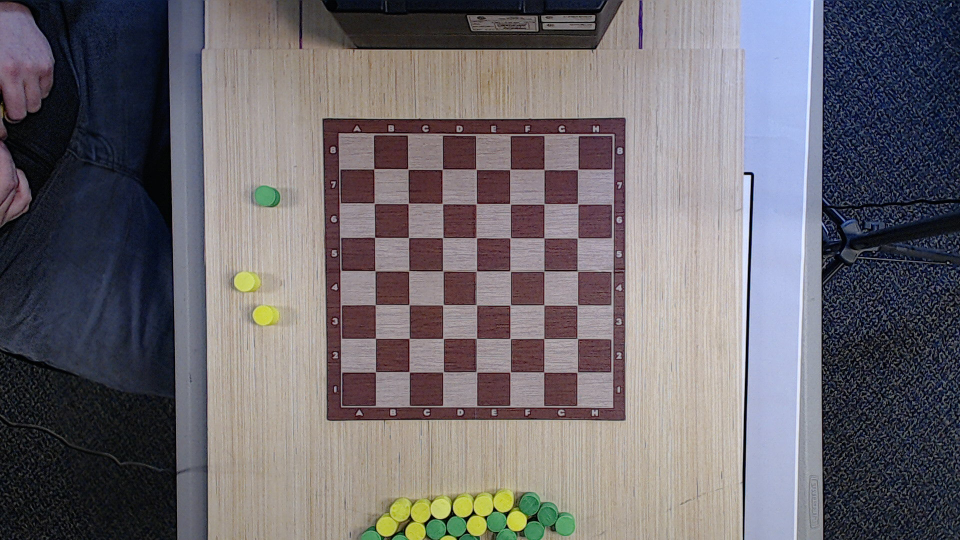
#> input picture my_photo-58.jpg, 1920 x 1080 px (shown at 1/2 size)
$ python -i detection.py   (imports and definitions only)
#> lines starting #> are read from the running program, lines starting #| are printed output that depends on the picture; after the words box and inside, x2 and y2 are one past the last pixel; in counts of white or black regions, pixels touching at a corner belong together
#> further down, picture is the input picture: shape (1080, 1920, 3); mean B, G, R 110, 104.9, 109.3
import cv2
import numpy as np
import math
import sys
from matplotlib import pyplot as plt

# [98 lines left out: functions find_dominant_color, find_distance, sort_squares, sort_squares_by_y, sort_squares_by_x, not called in this run]

def angle_cos(p0, p1, p2):
    d1, d2 = (p0-p1).astype('float'), (p2-p1).astype('float')
    return abs(np.dot(d1, d2) / np.sqrt( np.dot(d1, d1) * np.dot(d2, d2)))

def find_circles(orig_img):
    img_max_y = orig_img.shape[0]
#> img_max_y = 1080
    img_max_x = orig_img.shape[1]
#> img_max_x = 1920

    x_slice1 = int(0.25 * img_max_x)
#> x_slice1 = 480
    x_slice2 = int(0.75 * img_max_x)
#> x_slice2 = 1440

    cropped = orig_img[0: img_max_y, x_slice1: x_slice2]
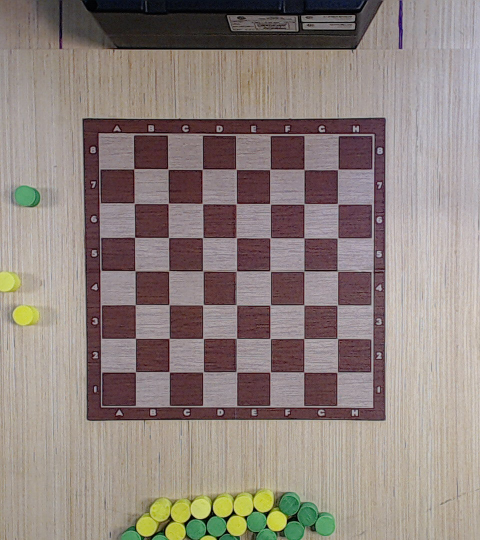
#> cropped: shape (1080, 960, 3) (shown at 1/2 size); mean B, G, R 125.6, 131, 143.5

    hsv_img = cv2.cvtColor(cropped, cv2.COLOR_BGR2HSV)
#> hsv_img: shape (1080, 960, 3); mean H, S, V 77.7, 48, 144.9
    #lower_yellow = np.array([30,255,200]) # 200 200 0 RGB
    #upper_yellow = np.array([30,155,255])  # 255 255 100 RGB


    # lower green RGB - 25, 150, 50
    # upper green RGB - 80, 210, 120

    # lower green HSV - 66, 212, 150
    # upper green HSV - 69, 158, 210

    # lower red RGB - 145, 0, 0
    # upper red RGB - 180, 5, 10

    # lower red HSV - 0, 255, 145
    # upper red HSV - 179, 247, 181

    # 30 210 120 RGB for green pieces
    #yellow being BGR 10, 230, 225

    #lower_yellow = np.array([21, 255, 200])
    #upper_yellow = np.array([41, 244, 240])
    lower_yellow = np.array([30, 50, 50])
    upper_yellow = np.array([40, 255,255])

    lower_green = np.array([40, 50, 50])
    upper_green = np.array([90, 255, 255])

    # [5 lines of commented-out code are left out]

    lower_red_alt1 = np.array([0, 110, 110])
    upper_red_alt1 = np.array([10, 255, 255])

    lower_red_alt2 = np.array([150, 140, 140])
    upper_red_alt2 = np.array([179, 255, 255])

    lower_blue = np.array([100, 100, 100])
    upper_blue = np.array([122, 255, 200])

    mask_yellow = cv2.inRange(hsv_img, lower_yellow, upper_yellow)
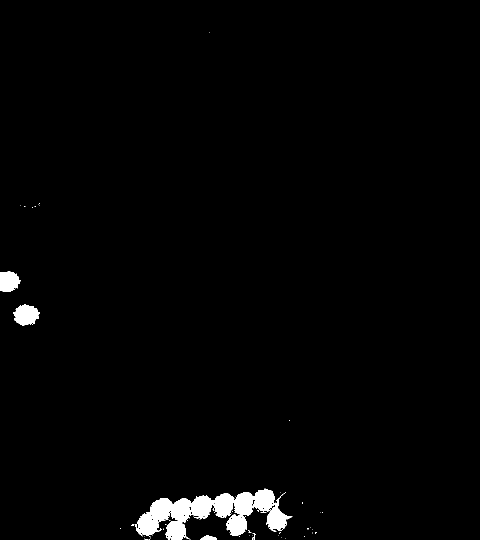
#> mask_yellow: shape (1080, 960) (shown at 1/2 size); 1.7% white; 64 white regions (60 under 20 px), largest, box (x1, y1, x2, y2) and area: (271, 977, 585, 1080) 14629, (27, 608, 79, 652) 1584, (0, 542, 41, 584) 1360, (400, 1070, 434, 1080) 213
    mask_green = cv2.inRange(hsv_img, lower_green, upper_green)
#> mask_green: shape (1080, 960); 1.4% white; 26 white regions (18 under 20 px), largest, box (x1, y1, x2, y2) and area: (555, 984, 672, 1080) 6299, (369, 1032, 454, 1080) 2736, (492, 1022, 557, 1080) 2184
    mask_blue = cv2.inRange(hsv_img, lower_blue, upper_blue)
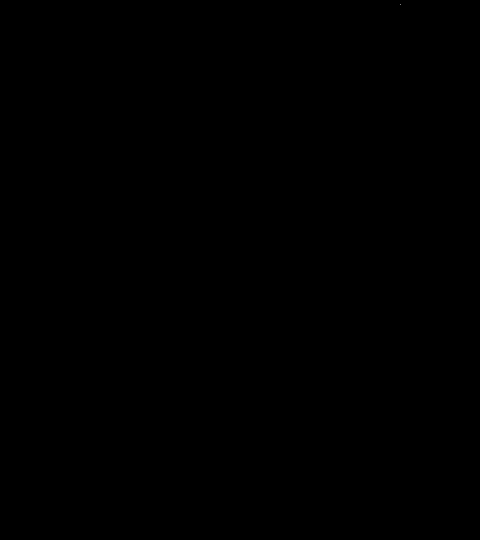
#> mask_blue: shape (1080, 960) (shown at 1/2 size); 0% white in thin lines or dots, all inside (x1, y1, x2, y2) = (801, 8, 802, 9)

    mask_red_alt1 = cv2.inRange(hsv_img, lower_red_alt1, upper_red_alt1)
#> mask_red_alt1: shape (1080, 960); 0% white in thin lines or dots, all inside (x1, y1, x2, y2) = (393, 431, 470, 722)
    mask_red_alt2 = cv2.inRange(hsv_img, lower_red_alt2, upper_red_alt2)
#> mask_red_alt2: shape (1080, 960); every value is 0
    mask_red = cv2.bitwise_or(mask_red_alt1, mask_red_alt2)

    kernel = np.ones((5,5), np.uint8)
    red_erosion = cv2.erode(mask_red, kernel, iterations=1)
    red_dilation = cv2.dilate(red_erosion, kernel, iterations=3)

    blue_erosion = cv2.erode(mask_blue, kernel, iterations=1)
    blue_dilation = cv2.dilate(blue_erosion, kernel, iterations=5)

    yellow_erosion = cv2.erode(mask_yellow, kernel, iterations=1)
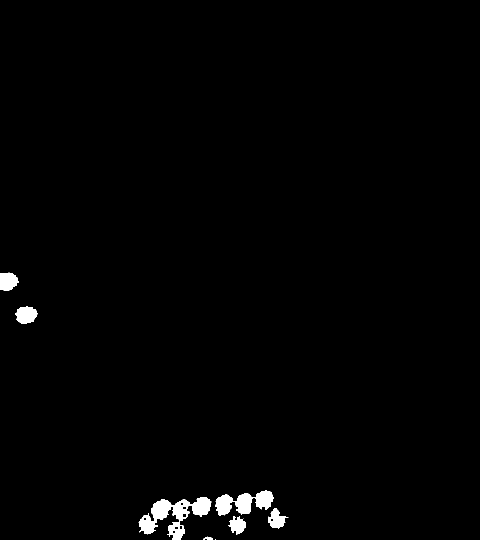
#> yellow_erosion: shape (1080, 960) (shown at 1/2 size); 1.2% white; 10 white regions (3 under 20 px), largest, box (x1, y1, x2, y2) and area: (277, 994, 423, 1080) 4965, (430, 980, 548, 1031) 3226, (30, 612, 75, 648) 1167
    yellow_dilation = cv2.dilate(yellow_erosion, kernel, iterations=3)
#> yellow_dilation: shape (1080, 960); 2.3% white; 4 white regions, box (x1, y1, x2, y2) and area: (271, 974, 583, 1080) 19434, (24, 606, 81, 654) 2297, (0, 539, 44, 588) 1865, (400, 1067, 437, 1080) 415

    green_erosion = cv2.erode(mask_green, kernel, iterations=1)
#> green_erosion: shape (1080, 960); 1.1% white; 8 white regions, largest, box (x1, y1, x2, y2) and area: (559, 986, 669, 1080) 5060, (495, 1025, 554, 1080) 1716, (31, 373, 79, 412) 1414
    green_dilation = cv2.dilate(green_erosion, kernel, iterations=3)
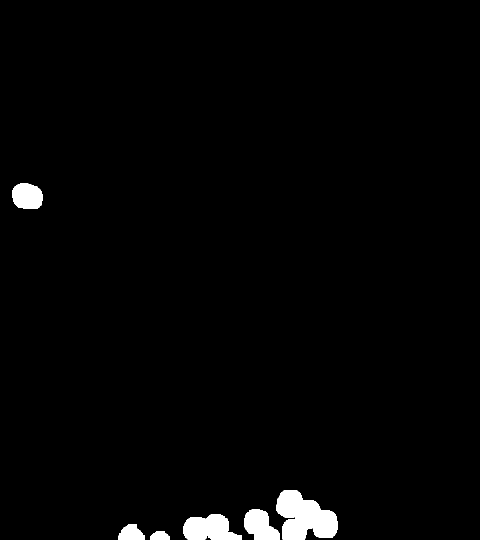
#> green_dilation: shape (1080, 960) (shown at 1/2 size); 1.9% white; 6 white regions, box (x1, y1, x2, y2) and area: (553, 980, 675, 1080) 8310, (367, 1028, 484, 1080) 4368, (489, 1019, 560, 1080) 3018, (25, 367, 85, 418) 2607, (237, 1048, 289, 1080) 1233, (300, 1062, 340, 1080) 571

    # mask_both = cv2.bitwise_or(mask_yellow, mask_green)
    # res = cv2.bitwise_and(cropped, cropped, mask=mask_both)
    res_yellow = cv2.bitwise_and(cropped, cropped, mask=yellow_dilation)
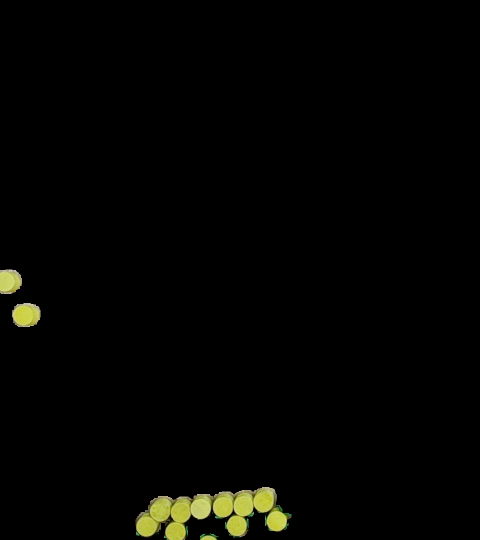
#> res_yellow: shape (1080, 960, 3) (shown at 1/2 size); mean B, G, R 1.8, 4, 3.9
    res_blue = cv2.bitwise_and(cropped, cropped, mask=blue_dilation)
#> res_blue: shape (1080, 960, 3); every value is 0
    res_green = cv2.bitwise_and(cropped, cropped, mask=green_dilation)
    res_red = cv2.bitwise_and(cropped, cropped, mask=red_dilation)

    # [13 lines of commented-out code are left out]
    res_yellow_blurred = cv2.GaussianBlur(res_yellow, (5,5), 0)
    res_yellow_gray = cv2.cvtColor(res_yellow_blurred, cv2.COLOR_BGR2GRAY)
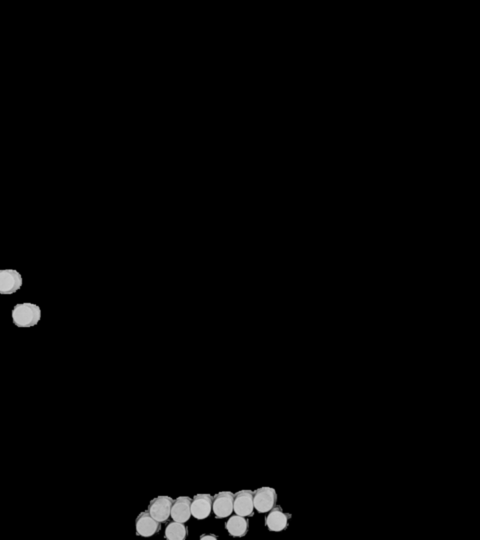
#> res_yellow_gray: shape (1080, 960) (shown at 1/2 size); min 0, max 206, mean 3.7

    res_blue_blurred = cv2.GaussianBlur(res_blue, (5,5), 0)
    res_blue_gray = cv2.cvtColor(res_blue_blurred, cv2.COLOR_BGR2GRAY)

    res_red_blurred = cv2.GaussianBlur(res_red, (5,5), 0)
    res_red_gray = cv2.cvtColor(res_red_blurred, cv2.COLOR_BGR2GRAY)

    res_green_blurred = cv2.GaussianBlur(res_green, (5,5), 0)
    res_green_gray = cv2.cvtColor(res_green_blurred, cv2.COLOR_BGR2GRAY)

    circles_yellow = cv2.HoughCircles(res_yellow_gray, cv2.HOUGH_GRADIENT, 1, 50, param1=50, param2=25, minRadius=15, maxRadius=40)
#> circles_yellow = [[292.5, 1052.5, 20.5], [400.5, 1017.5, 20.1], [45.5, 628.5, 21.6], [487.5, 1008.5, 23.8], [553.5, 1037.5, 24.3], [351.5, 1063.5, 20.2], [329.5, 1018.5, 21.6], [10.5, 564.5, 18]]
    circles_green = cv2.HoughCircles(res_green_gray, cv2.HOUGH_GRADIENT, 1, 50, param1=50, param2=25, minRadius=15, maxRadius=40)
#> circles_green = [[433.5, 1051.5, 20.2], [50.5, 394.5, 25.2], [577.5, 1008.5, 21.6], [650.5, 1051.5, 20.2], [513.5, 1043.5, 20.7], [587.5, 1062.5, 20.5], [260.5, 1079.5, 19.4]]
    circles_blue = cv2.HoughCircles(res_blue_gray, cv2.HOUGH_GRADIENT, 1, 50, param1=50, param2=20, minRadius=15, maxRadius=40)
#> circles_blue = None
    circles_red = cv2.HoughCircles(res_red_gray, cv2.HOUGH_GRADIENT, 1, 50, param1=50, param2=20, minRadius=15, maxRadius=40)
#> circles_red = None
    # [6 lines of commented-out code are left out]

    try:
        for i in range(circles_yellow[0].__len__()):
            circles_yellow[0][i][0] = circles_yellow[0][i][0] + x_slice1
#> after the loop, circles_yellow = [[772.5, 1052.5, 20.5], [880.5, 1017.5, 20.1], [525.5, 628.5, 21.6], [967.5, 1008.5, 23.8], [1033.5, 1037.5, 24.3], [831.5, 1063.5, 20.2], [809.5, 1018.5, 21.6], [490.5, 564.5, 18]]
    except:
        pass

    try:
        for i in range(circles_green[0].__len__()):
            circles_green[0][i][0] = circles_green[0][i][0] + x_slice1
#> after the loop, circles_green = [[913.5, 1051.5, 20.2], [530.5, 394.5, 25.2], [1057.5, 1008.5, 21.6], [1130.5, 1051.5, 20.2], [993.5, 1043.5, 20.7], [1067.5, 1062.5, 20.5], [740.5, 1079.5, 19.4]]
    except:
        pass

    try:
        for i in range(circles_blue[0].__len__()):
            circles_blue[0][i][0] = circles_blue[0][i][0] + x_slice1
    except:
        pass

    try:
        for i in range(circles_red[0].__len__()):
            circles_red[0][i][0] = circles_red[0][i][0] + x_slice1
    except:
        pass

    # [5 lines of commented-out code are left out]

    return circles_yellow, circles_green, circles_red, circles_blue

# [189 lines left out: functions find_squares, find_square_centers, remove_duplicate_squares, remove_extra_circles, create_board_array, detection_error, not called in this run]

>>> import cv2
>>> picture = cv2.imread('../my_photo-58.jpg')
>>> result = find_circles(picture)
